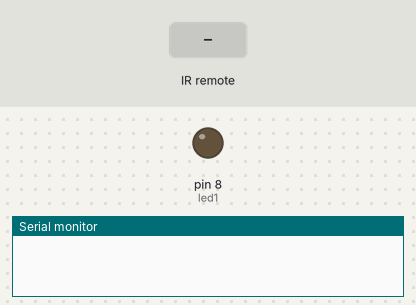
A sketch run on a simulated Arduino Uno, built with avr-gcc and run on an emulated ATmega328P. On the bench: output pins drawn as LEDs (lit = HIGH), the last lines printed to the serial monitor. The inputs (shaded band) are chosen by the test bench.

Above: at 1.2 s.
1.3 s: infrared code 0xFFFFFF received
At 2.5 s:
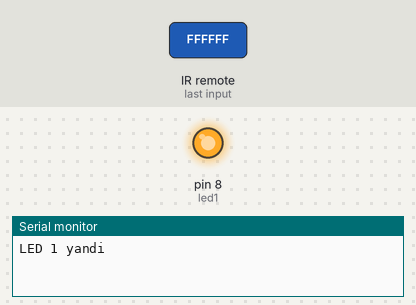
2.8 s: infrared code 0xFDA05F received
Timing chart, 0 to 5.8 s (numbered marks = the images above; inputs shaded):
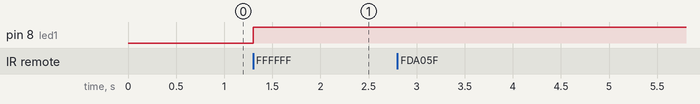

The sketch:

sketch_may21a.ino
```cpp
#include <IRremote.h>

int RECV_PIN = 2;
IRrecv irrecv(RECV_PIN);
decode_results results;
#define BUTON1 0xFFFFFF
#define BUTON2 0xFD807F
#define BUTON3 0xFD40BF
#define BUTON4 0xFD20DF
#define BUTON5 0xFDA05F
#define BUTON6 0xFD609F
#define BUTON7 0xFD10EF
#define BUTON8 0xFD906F
#define BUTON9 0xFD50AF
#define YILDIZ 0xFD30CF
#define BUTON0 0x409f50AF
#define YUKARI 0xFD8877
#define SOL 0xFD28D7
#define OK 0xFDA857
#define SAG 0xFD6897
#define ASAGI 0xFD9867


int led1 = 8;

void setup()
{
  pinMode(led1, OUTPUT);

  Serial.begin(9600);
  irrecv.enableIRIn();
}
void loop() {

  if (irrecv.decode(&results))
  {
    if (results.value == BUTON1)
    {
      digitalWrite(led1, !digitalRead(led1));
      if (digitalRead(led1) == HIGH)
      {
        Serial.println("LED 1 yandi");
      }
      else
      {
        Serial.println("LED 1 sondu");
      }
    }

    if (results.value == BUTON5)
    {
      digitalWrite(led1, HIGH);

      Serial.println("Tum LED'ler yandi");
    }
    irrecv.resume();
  }
}
```

Measured:
- after the input at 1.3 s, pin 8 (led1): LOW → HIGH at once
